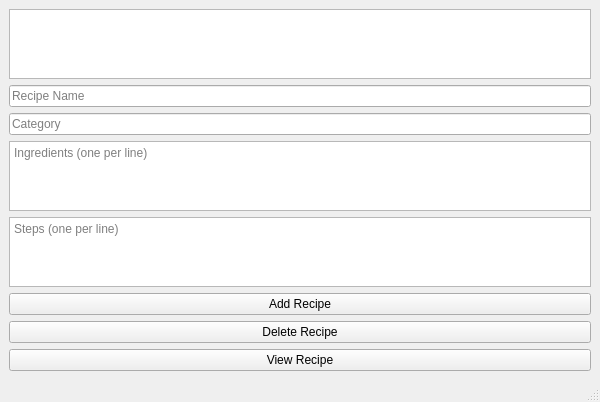
<?xml version="1.0" encoding="UTF-8"?>
<ui version="4.0">
 <class>MainWindow</class>
 <widget class="QMainWindow" name="MainWindow">
  <property name="geometry">
   <rect>
    <x>0</x>
    <y>0</y>
    <width>600</width>
    <height>400</height>
   </rect>
  </property>
  <widget class="QWidget" name="centralwidget">
   <layout class="QVBoxLayout" name="verticalLayout">
    <item>
     <widget class="QListWidget" name="recipeListWidget"/>
    </item>
    <item>
     <widget class="QLineEdit" name="nameInput">
      <property name="placeholderText">
       <string>Recipe Name</string>
      </property>
     </widget>
    </item>
    <item>
     <widget class="QLineEdit" name="categoryInput">
      <property name="placeholderText">
       <string>Category</string>
      </property>
     </widget>
    </item>
    <item>
     <widget class="QTextEdit" name="ingredientsInput">
      <property name="placeholderText">
       <string>Ingredients (one per line)</string>
      </property>
     </widget>
    </item>
    <item>
     <widget class="QTextEdit" name="stepsInput">
      <property name="placeholderText">
       <string>Steps (one per line)</string>
      </property>
     </widget>
    </item>
    <item>
     <widget class="QPushButton" name="addButton">
      <property name="text">
       <string>Add Recipe</string>
      </property>
     </widget>
    </item>
    <item>
     <widget class="QPushButton" name="deleteButton">
      <property name="text">
       <string>Delete Recipe</string>
      </property>
     </widget>
    </item>
    <item>
     <widget class="QPushButton" name="viewButton">
      <property name="text">
       <string>View Recipe</string>
      </property>
     </widget>
    </item>
   </layout>
  </widget>
  <widget class="QMenuBar" name="menubar"/>
  <widget class="QStatusBar" name="statusbar"/>
 </widget>
 <resources/>
 <connections/>
</ui>
